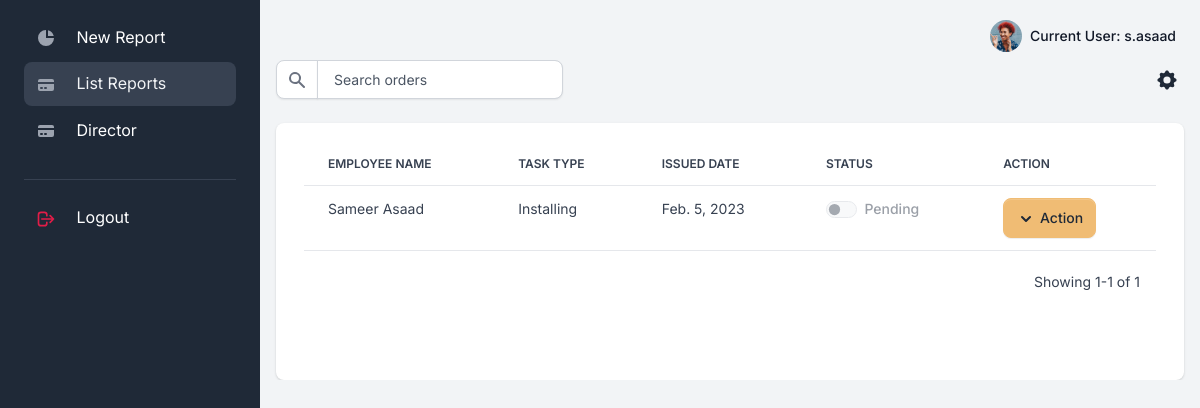
The page /reports/list (signed in) on the database as committed earlier.
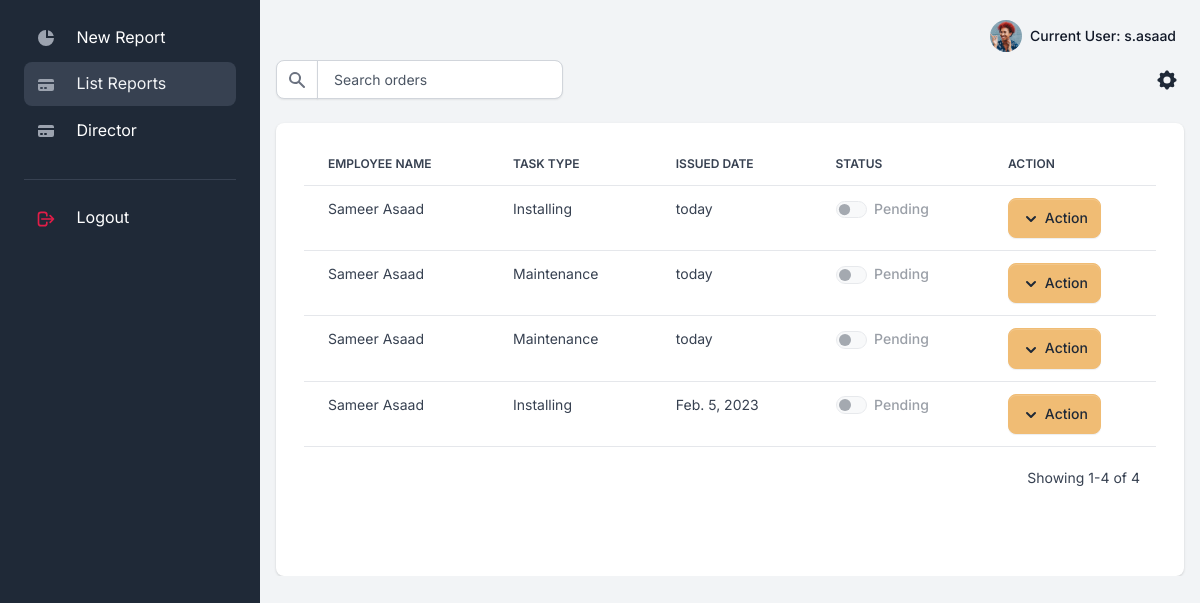
The same page on the database as committed later.
### apps/reports/models.py (models this page shows, shortened)
class Report(Model):
    STATUS_CHOICES= (
    ('Pending', 'Pending'),
    ('Approved', 'Approved'),
    )
    id=AutoField(primary_key=True,editable=False)
    owner = ForeignKey(Employee,on_delete=SET_NULL,null=True)
    task_type=ForeignKey(Task_type,on_delete=SET_NULL,null=True)
    created_at=DateTimeField(auto_now_add=True)
    status=CharField(max_length=50,choices=STATUS_CHOICES,default='Pending')
    description=TextField(null=True)

class Employee(Model):
    id=AutoField(primary_key=True,editable=False)
    user = OneToOneField(User,on_delete=CASCADE)
    job_title = ForeignKey(Job_title,on_delete=SET_NULL,null=True)
    @property
    def fullname(self):
        return self.user.first_name +" "+self.user.last_name

class Task_type(Model):
    id=AutoField(primary_key=True,editable=False)
    job_title=ForeignKey(Job_title,on_delete=CASCADE,null=True)
    type = CharField(max_length=50,null=True)
    def __str__(self):
        return self.type

### apps/reports/views.py (the view)
# urls.py: path('list',views.EmployeeView.as_view(),name='list'),
class EmployeeView(ReportListView):
    def get_queryset(self):
        queryset = Report.objects.filter(owner__user=self.request.user).order_by('-created_at')
        return queryset

### apps/context_processors.py (called while the page is built)
def cfg_assets_root(request):
    return { 'ASSETS_ROOT' : settings.ASSETS_ROOT }

### apps/templates/reports/report_list.html (shortened to what this page needs)
{% extends "layouts/base.html" %}
{% block content %}
{% load humanize %}
  <div class="table-settings mb-4">
      <div class="row align-items-center justify-content-between">
          <div class="col col-md-6 col-lg-3 col-xl-4">
              <div class="input-group me-2 me-lg-3 fmxw-400">
                  <span class="input-group-text">
                  </span>
                  <input type="text" class="form-control" placeholder="Search orders">
              </div>
          </div>
          <div class="col-4 col-md-2 col-xl-1 ps-md-0 text-end">
              <div class="dropdown">
                  <button class="btn btn-link text-dark dropdown-toggle dropdown-toggle-split m-0 p-1" data-bs-toggle="dropdown" aria-haspopup="true" aria-expanded="false">
                  </button>
              </div>
          </div>
      </div>
  </div>
  <div class="card card-body border-0 shadow table-wrapper table-responsive">
    <div class="container-fluid">
        <div class="row mb-5">
      <table class="table table-hover">
          <thead>
              <tr>
                  <th class="border-gray-200">Employee Name</th>
                  <th class="border-gray-200">Task Type</th>
                  <th class="border-gray-200">Issued Date</th>
                  <th class="border-gray-200">Status</th>
                  <th class="border-gray-200">Action</th>
              </tr>
          </thead>
          <tbody>
              {% if report_list%}
              {% for report in report_list %}
              {% if report.owner.user == user %}
                        <tr>
                            <td><span class="fw-normal">{{report.owner.fullname}}</span></td>
                            <td><span class="fw-normal">{{report.task_type}}</span></td>
                            <td><span class="fw-normal">{{report.created_at|naturalday}}</span></td>
                            <td>
                                <span class="form-check form-switch">
                                    {% if report.status == 'Approved' %}
                                    <input class="form-check-input" type="checkbox" id="flexSwitchCheckChecked"  checked style="background-color: green;"  disabled>
                                    <label class="form-check-label" for="flexSwitchCheckChecked">Approved</label>
                                    {% else %}
                                    <input class="form-check-input" type="checkbox" id="flexSwitchCheckChecked" disabled>
                                    <label class="form-check-label" for="flexSwitchCheckChecked">Pending</label>
                                    {% endif %}
                                </span>
                            </td>
                            <td>
                                <div class="btn-group">
                                    <button type="button" class="btn btn-secondary dropdown-toggle dropdown-toggle-split" id="dropdownMenuReference" data-bs-toggle="dropdown" aria-expanded="false" data-bs-reference="parent">
                                        <svg class="icon icon-xs" fill="currentColor" viewBox="0 0 20 20" xmlns="http://www.w3.org/2000/svg"><path fill-rule="evenodd" d="M5.293 7.293a1 1 0 011.414 0L10 10.586l3.293-3.293a1 1 0 111.414 1.414l-4 4a1 1 0 01-1.414 0l-4-4a1 1 0 010-1.414z" clip-rule="evenodd"></path></svg>
                                        <span class="">Action</span>
                                    </button>
                                </div>
                            </td>
                        </tr>
                        {% endif %}
                {% endfor %}
              {% endif %}
          </tbody>
      </table>
      <div class="card-footer px-3 border-0 d-flex flex-column flex-lg-row align-items-center justify-content-between">
          <div class="fw-normal small mt-4 mt-lg-0">Showing {{ page_obj.start_index }}-{{ page_obj.end_index }} of {{ page_obj.paginator.count }}</div>
      </div>
    </div>
</div>
  </div>
{% endblock content %}

Rows that differ between the two databases and show on the page:
added Report: owner.fullname "Sameer Asaad", task_type "Installing", created_at "today"
added Report: owner.fullname "Sameer Asaad", task_type "Maintenance", created_at "today"
added Report: owner.fullname "Sameer Asaad", task_type "Maintenance", created_at "today"
Other text that changed with them:
{{ page_obj.end_index }}: "1" → "4"
{{ page_obj.paginator.count }}: "1" → "4"
